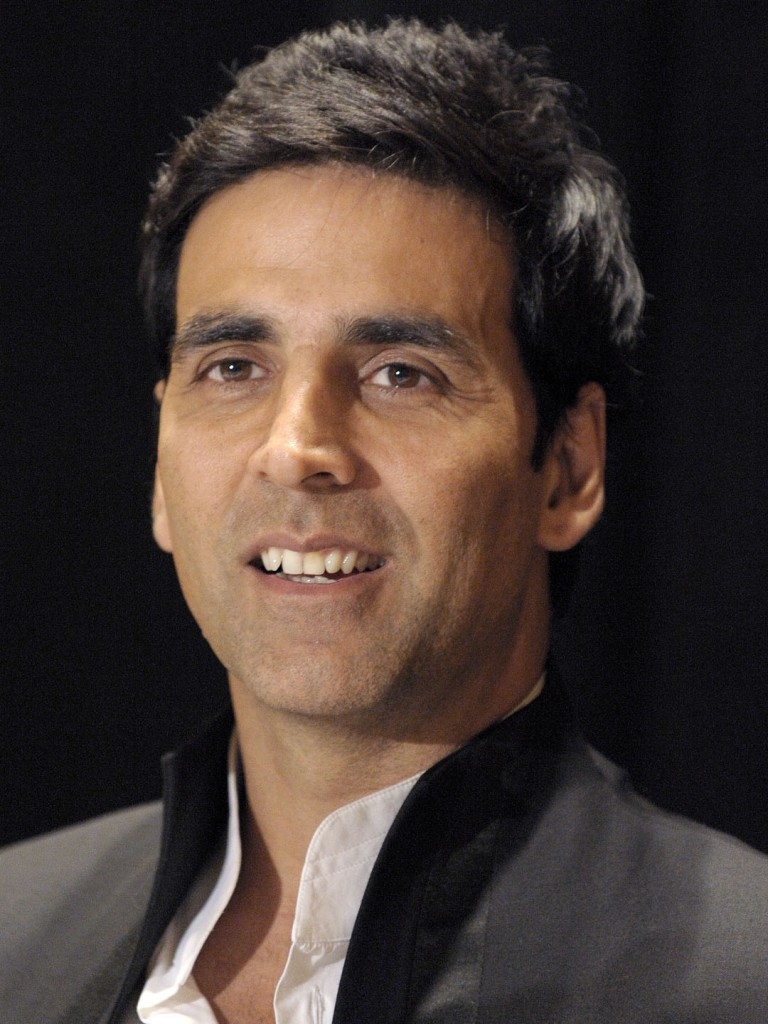
#> input picture Original Images/Ashkay Kumar/Akshay Kumar_3.jpg, 768 x 1024 px
$ jupyter execute --allow-errors test_model.ipynb
#> lines starting #> are read from the running program, lines starting #| are printed output that depends on the picture
[cell 1]
import cv2
import numpy as np
import pickle
from skimage.feature import local_binary_pattern, hog

[cell 2]
# Parameters for LBP
radius = 2
n_points = 8 * radius
face_size = (128, 128)

[cell 3]
# Load the trained model and label encoder
model_path = 'model/face_recognition_model.pkl'
label_encoder_path = 'model/label_encoder.pkl'
face_cascade_path = 'data/haarcascade_frontalface_default.xml'

#> (the rest of this cell did not finish here and is left out)

[cell 4]
# Initialize face cascade
face_cascade = cv2.CascadeClassifier(face_cascade_path)

[cell 5]
# Feature extraction function using HOG and LBP
def extract_features(image):
    gray = cv2.cvtColor(image, cv2.COLOR_BGR2GRAY)

    # HOG Features
    hog_features, _ = hog(gray, pixels_per_cell=(16, 16), cells_per_block=(2, 2), visualize=True, feature_vector=True)

    # LBP Features
    lbp = local_binary_pattern(gray, n_points, radius, method='uniform')
    lbp_hist, _ = np.histogram(lbp.ravel(), bins=np.arange(0, n_points + 3), range=(0, n_points + 2))
    lbp_hist = lbp_hist.astype('float')
    lbp_hist /= (lbp_hist.sum() + 1e-6)  # Normalize histogram

    return np.hstack((hog_features, lbp_hist))

[cell 6]
# load image path
image_path = 'Original Images/Ashkay Kumar/Akshay Kumar_3.jpg'  # Update with the path to your image


# Read and preprocess the image
image = cv2.imread(image_path)
#> image is the input picture: shape (1024, 768, 3); mean B, G, R 51.8, 57.2, 70.1
gray = cv2.cvtColor(image, cv2.COLOR_BGR2GRAY)
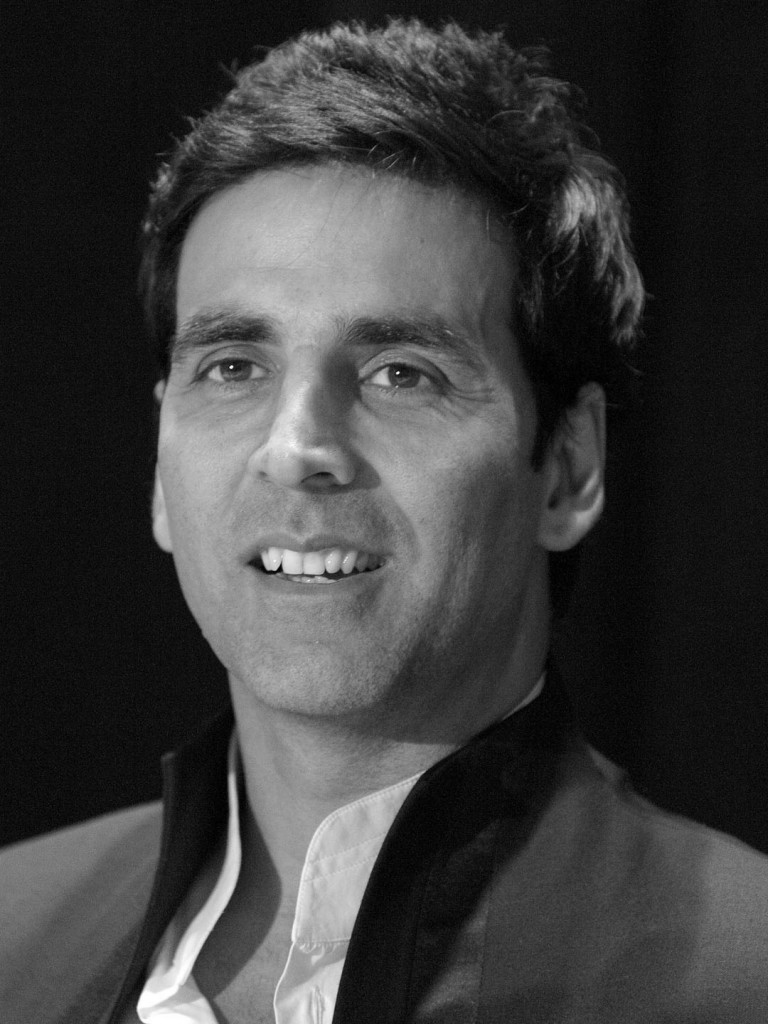
#> gray: shape (1024, 768); min 0, max 255, mean 60.4
faces = face_cascade.detectMultiScale(gray, scaleFactor=1.1, minNeighbors=5, minSize=(30, 30))
#> faces = [[83, 188, 459, 459]]

#> (the rest of this cell did not finish here and is left out)


$ run again, with Original Images/Ashkay Kumar/Akshay Kumar_1.jpg copied over Original Images/Ashkay Kumar/Akshay Kumar_3.jpg
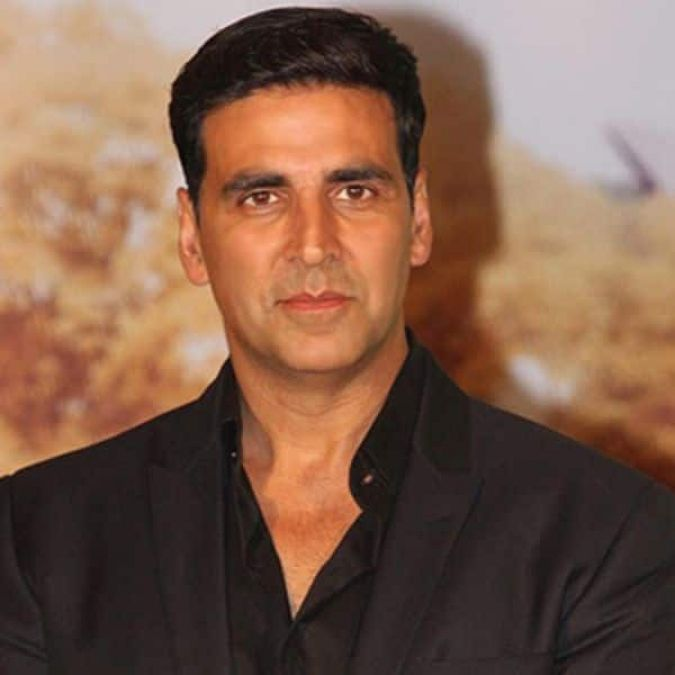
#> input picture Original Images/Ashkay Kumar/Akshay Kumar_1.jpg, 675 x 675 px
#> image is the input picture: shape (675, 675, 3); mean B, G, R 75.5, 93.7, 126.8
#> `gray = cv2.cvtColor(image, cv2.COLOR_BGR2GRAY)`:
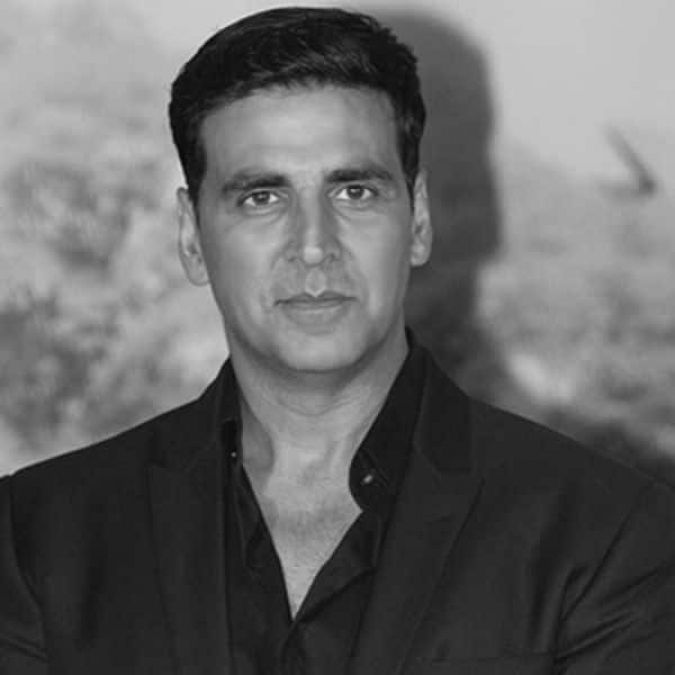
#> gray: shape (675, 675); min 4, max 226, mean 101.5
#> faces = [[172, 90, 277, 277]]

$ run again, with Original Images/Ashkay Kumar/Akshay Kumar_2.jpg copied over Original Images/Ashkay Kumar/Akshay Kumar_3.jpg
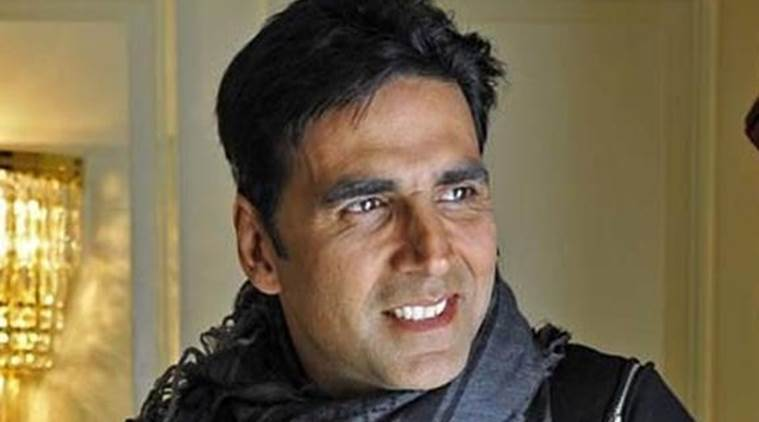
#> input picture Original Images/Ashkay Kumar/Akshay Kumar_2.jpg, 759 x 422 px
#> image is the input picture: shape (422, 759, 3); mean B, G, R 76.1, 105.5, 120.7
#> `gray = cv2.cvtColor(image, cv2.COLOR_BGR2GRAY)`:
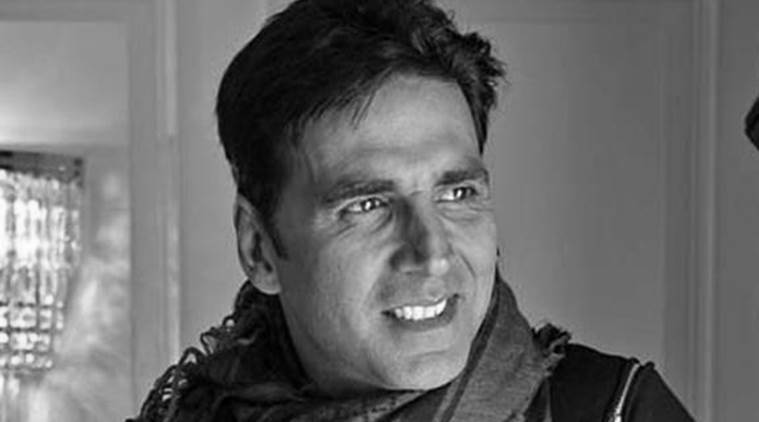
#> gray: shape (422, 759); min 0, max 255, mean 106.7
#> faces = [[261, 73, 307, 307]]

$ run again, with Original Images/Ashkay Kumar/Akshay Kumar_6.jpg copied over Original Images/Ashkay Kumar/Akshay Kumar_3.jpg
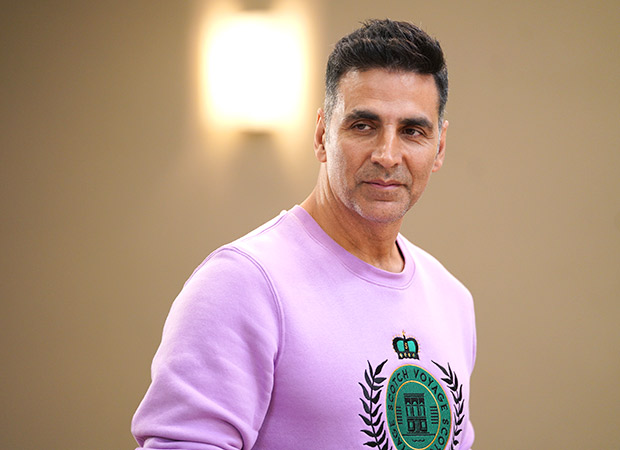
#> input picture Original Images/Ashkay Kumar/Akshay Kumar_6.jpg, 620 x 450 px
#> image is the input picture: shape (450, 620, 3); mean B, G, R 136.5, 150.7, 179.7
#> `gray = cv2.cvtColor(image, cv2.COLOR_BGR2GRAY)`:
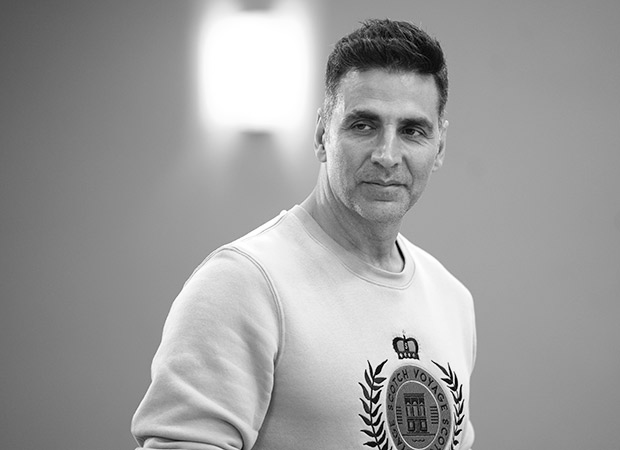
#> gray: shape (450, 620); min 0, max 255, mean 157.8
#> faces = [[311, 67, 155, 155]]
